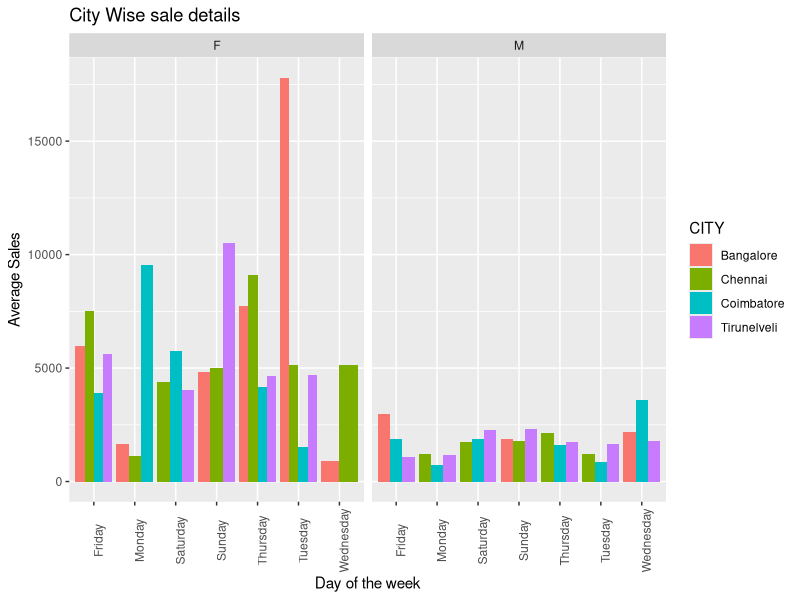
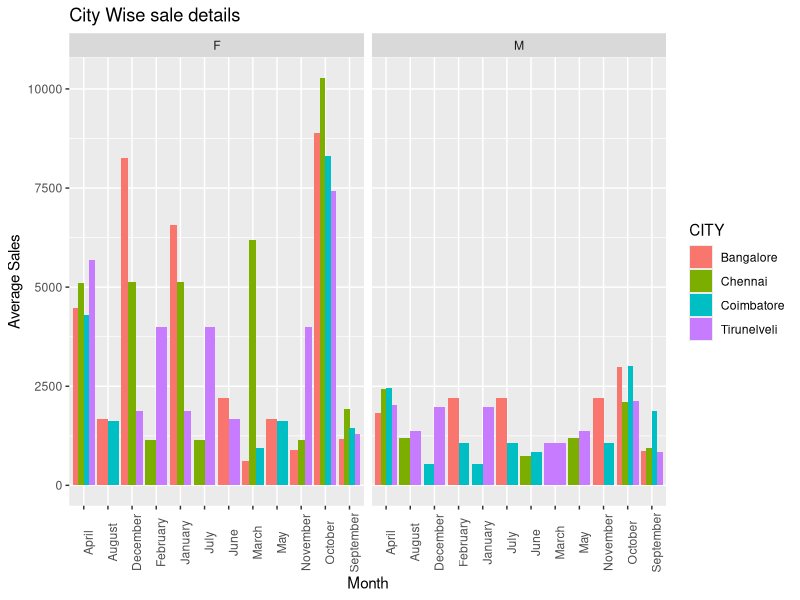
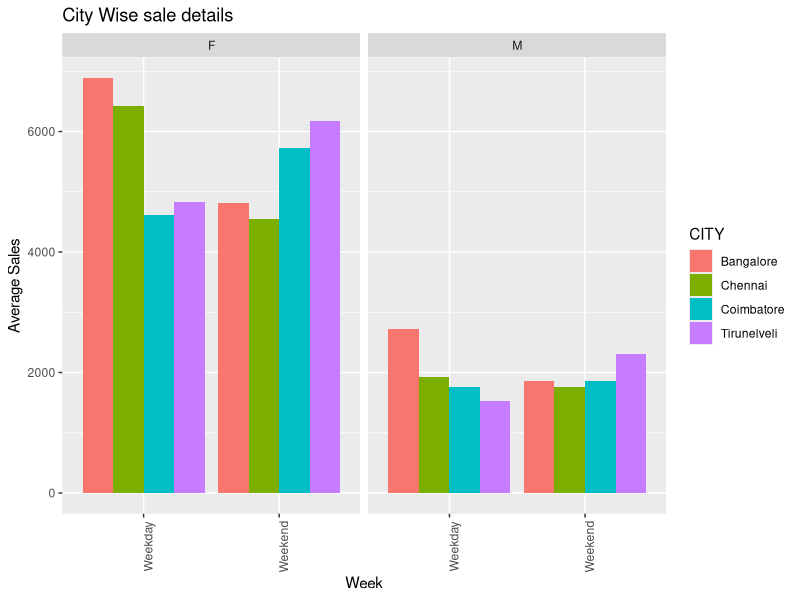
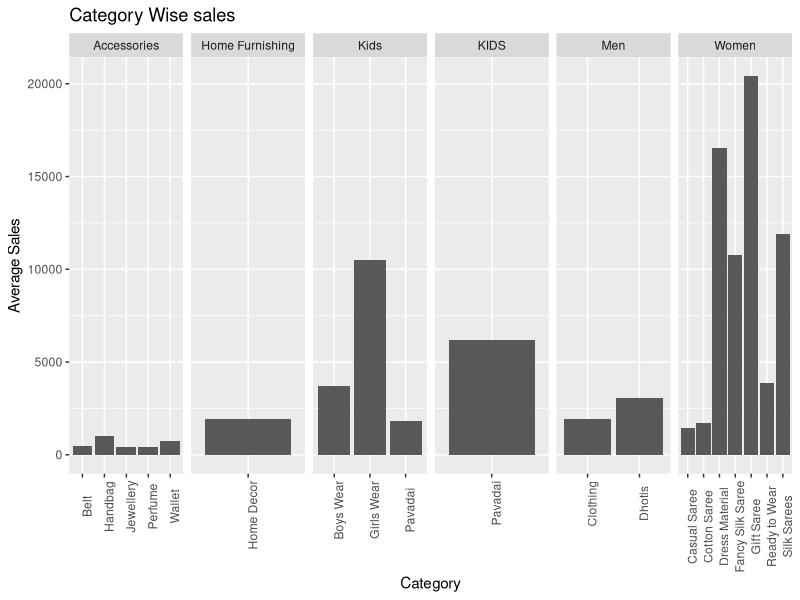
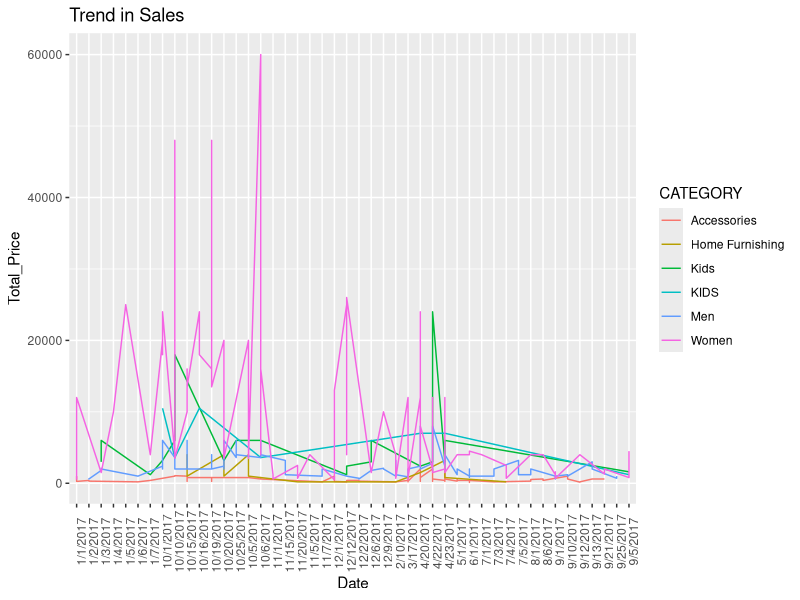
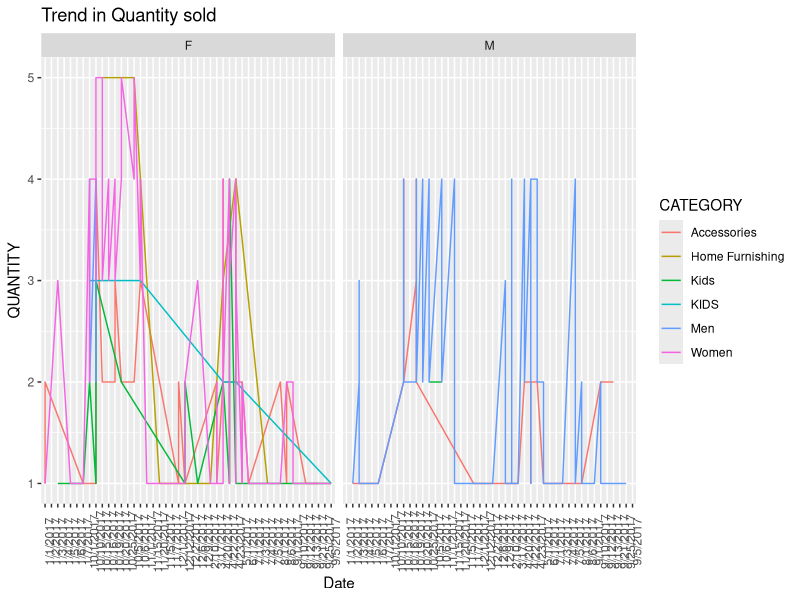
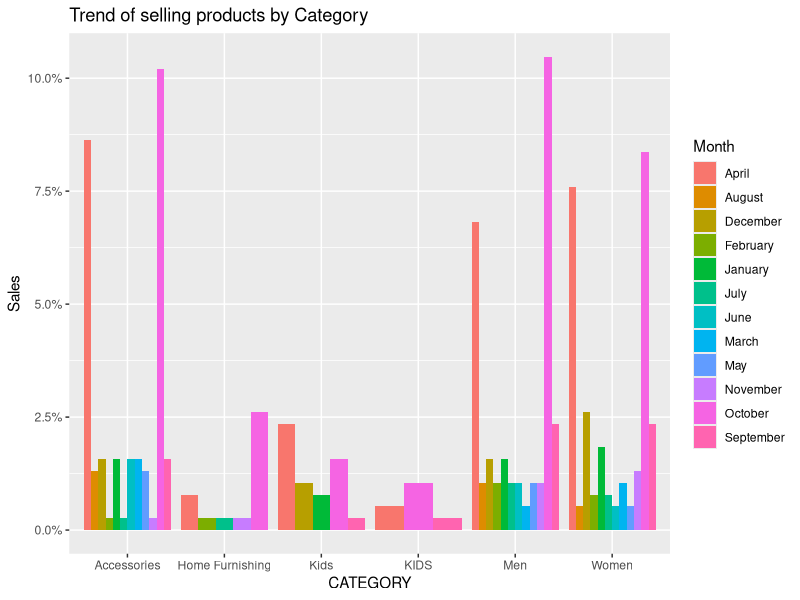
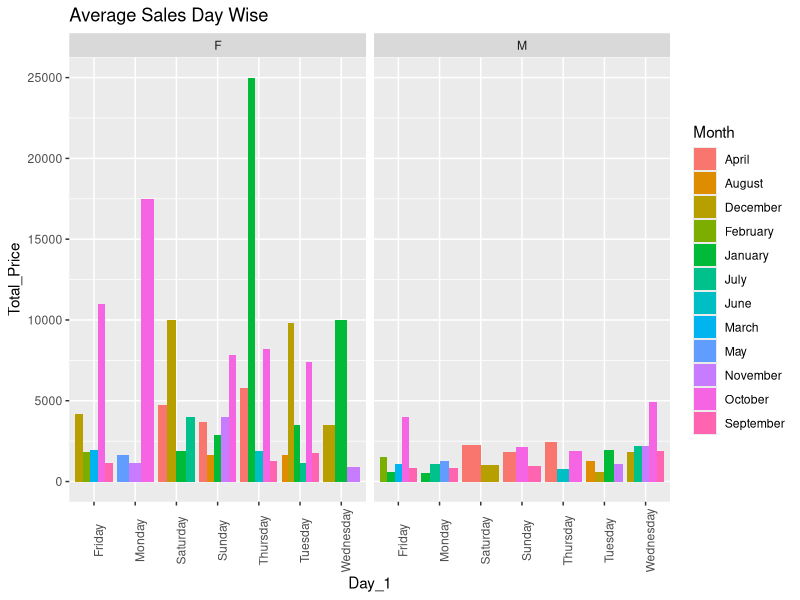

Here is the R script that generated these plots, in order:
library(ggplot2)
library(scales)
library(dplyr)
library(cowplot)
setwd("C:/Geetha/Ondipuli/RMKV")

file <-  read.csv("Transaction.csv")
names(file)


#Sales Insight - overall analysis for all states

#Compare sales at multiple locations - by month/category/customer/

#ggplot(file, aes(x = CITY, y = Total_Price, fill = CATEGORY))+
    #stat_summary(fun.y = "mean", geom = 'bar', position = "dodge")+
    #labs(title = "City Wise sale details", x = "City", y = "Average Sales")+
    #geom_text(aes(label=scales::percent(..prop../sum(..prop..))), position=position_dodge(width=0.9), vjust=-0.25)

  
ggplot(file, aes(x = Day_1, y = Total_Price, fill = CITY))+
  stat_summary(fun.y = "mean", geom = 'bar', position = "dodge")+
  labs(title = "City Wise sale details", x = "Day of the week", y = "Average Sales")+
  theme(axis.text.x = element_text(angle = 90))+
  facet_grid(~CUST_SEX)

ggplot(file, aes(x = Month, y = Total_Price, fill = CITY))+
  stat_summary(fun.y = "mean", geom = 'bar', position = "dodge")+
  labs(title = "City Wise sale details", x = "Month", y = "Average Sales")+
  theme(axis.text.x = element_text(angle = 90))+
  facet_grid(~CUST_SEX)


ggplot(file, aes(x = Day_2, y = Total_Price, fill = CITY))+
  stat_summary(fun.y = "mean", geom = 'bar', position = "dodge")+
  labs(title = "City Wise sale details", x = "Week", y = "Average Sales")+
  theme(axis.text.x = element_text(angle = 90))+
  facet_grid(~CUST_SEX)

ggplot(file, aes(x = PDT_CAT_1, y = Total_Price))+
  facet_grid(~CATEGORY,scales = "free_x")+
  theme(axis.text.x = element_text(angle = 90))+
  labs(title = "Category Wise sales", x = "Category", y = "Average Sales")+
  stat_summary(fun.y = "mean", geom = "bar")

ggplot(file, aes(x = Date, y = Total_Price, colour = CATEGORY,group = CATEGORY))+
  geom_line()+
  theme(axis.text.x = element_text(angle = 90))+
  labs(title = "Trend in Sales")

ggplot(file, aes(x = Date, y = QUANTITY, colour = CATEGORY,group = CATEGORY))+
  geom_line()+
  theme(axis.text.x = element_text(angle = 90))+
  labs(title = "Trend in Quantity sold")+
  facet_grid(~CUST_SEX)


ggplot(file, aes(x = CATEGORY, fill = Month))+
  geom_bar(aes(y = (..count..)/sum(..count..)), position = "dodge") + 
  scale_y_continuous(labels=percent)+
  labs(title = "Trend of selling products by Category", y = "Sales")




#ggplot(file, aes(x = CITY, y = Total_Price, fill = CATEGORY))+
  #geom_bar(stat = "identity")+
  #geom_text(aes(label=scales::percent(..prop../sum(..prop..))), position=position_dodge(width=0.9), vjust=-0.25)




#Build a model for a city 

city_graph <- function(City){
  
  file %>% 
  filter(CITY == City)
  
  
  
  p1 <- ggplot(data = file, aes(x = Day_1, y = Total_Price, fill = Month))+
    stat_summary(fun.y = "mean", geom = "bar", position = "dodge")+
    theme(axis.text.x = element_text(angle = 90))+
    labs(title = "Average Sales Day Wise")+
    facet_grid(~CUST_SEX)
  
  
  p2 <- ggplot(data = file, aes(x = Day_2, y = Total_Price, fill = CATEGORY))+
    stat_summary(fun.y = "mean", geom = "bar", position = "dodge")+
    theme(axis.text.x = element_text(angle = 90))+
    labs(title = "Average Sales Category Wise")+
    facet_grid(~CUST_SEX)
  
  p3 <- ggplot(file, aes(x = Date, y = Total_Price, colour = CATEGORY,group = CATEGORY))+
    geom_line()+
    theme(axis.text.x = element_text(angle = 90))+
    labs(title = "Trend in Sales")+
    facet_grid(~CUST_SEX)
  
  p4 <- ggplot(file, aes(x = Date, y = QUANTITY, colour = CATEGORY,group = CATEGORY))+
    geom_line()+
    theme(axis.text.x = element_text(angle = 90))+
    labs(title = "Trend in Quantity sold")+
    facet_grid(~CUST_SEX)
  
  
    
  plot_grid(
    
    p4 <- ggplot(file, aes(x = Date, y = Total_Price))+
          geom_line()
  )
  
  
  
  
  print(p1)
  print(p2)
  print(p3)
  print(p4)
  
}

city_graph("Bangalore")


#Identify trend in sales
















